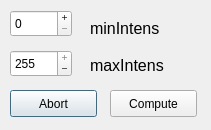
<?xml version="1.0" encoding="UTF-8"?>
<ui version="4.0">
 <class>Dialog_Intensity</class>
 <widget class="QDialog" name="Dialog_Intensity">
  <property name="geometry">
   <rect>
    <x>0</x>
    <y>0</y>
    <width>211</width>
    <height>130</height>
   </rect>
  </property>
  <property name="windowTitle">
   <string>Choose thresholds</string>
  </property>
  <widget class="QDoubleSpinBox" name="box_maxIntens">
   <property name="geometry">
    <rect>
     <x>10</x>
     <y>50</y>
     <width>62</width>
     <height>27</height>
    </rect>
   </property>
   <property name="buttonSymbols">
    <enum>QAbstractSpinBox::PlusMinus</enum>
   </property>
   <property name="decimals">
    <number>0</number>
   </property>
   <property name="minimum">
    <double>0.000000000000000</double>
   </property>
   <property name="maximum">
    <double>255.000000000000000</double>
   </property>
   <property name="singleStep">
    <double>1.000000000000000</double>
   </property>
   <property name="value">
    <double>255.000000000000000</double>
   </property>
  </widget>
  <widget class="QPushButton" name="abort">
   <property name="geometry">
    <rect>
     <x>10</x>
     <y>90</y>
     <width>87</width>
     <height>27</height>
    </rect>
   </property>
   <property name="text">
    <string>Abort</string>
   </property>
  </widget>
  <widget class="QPushButton" name="compute">
   <property name="geometry">
    <rect>
     <x>110</x>
     <y>90</y>
     <width>87</width>
     <height>27</height>
    </rect>
   </property>
   <property name="text">
    <string>Compute</string>
   </property>
  </widget>
  <widget class="QLabel" name="label">
   <property name="geometry">
    <rect>
     <x>90</x>
     <y>20</y>
     <width>81</width>
     <height>17</height>
    </rect>
   </property>
   <property name="font">
    <font>
     <pointsize>12</pointsize>
    </font>
   </property>
   <property name="text">
    <string>minIntens</string>
   </property>
  </widget>
  <widget class="QLabel" name="label_2">
   <property name="geometry">
    <rect>
     <x>90</x>
     <y>50</y>
     <width>81</width>
     <height>31</height>
    </rect>
   </property>
   <property name="font">
    <font>
     <pointsize>12</pointsize>
    </font>
   </property>
   <property name="text">
    <string>maxIntens</string>
   </property>
   <property name="alignment">
    <set>Qt::AlignLeading|Qt::AlignLeft|Qt::AlignVCenter</set>
   </property>
  </widget>
  <widget class="QDoubleSpinBox" name="box_minIntens">
   <property name="geometry">
    <rect>
     <x>10</x>
     <y>10</y>
     <width>62</width>
     <height>27</height>
    </rect>
   </property>
   <property name="buttonSymbols">
    <enum>QAbstractSpinBox::PlusMinus</enum>
   </property>
   <property name="decimals">
    <number>0</number>
   </property>
   <property name="minimum">
    <double>0.000000000000000</double>
   </property>
   <property name="maximum">
    <double>255.000000000000000</double>
   </property>
   <property name="singleStep">
    <double>1.000000000000000</double>
   </property>
   <property name="value">
    <double>0.000000000000000</double>
   </property>
  </widget>
 </widget>
 <resources/>
 <connections/>
</ui>
